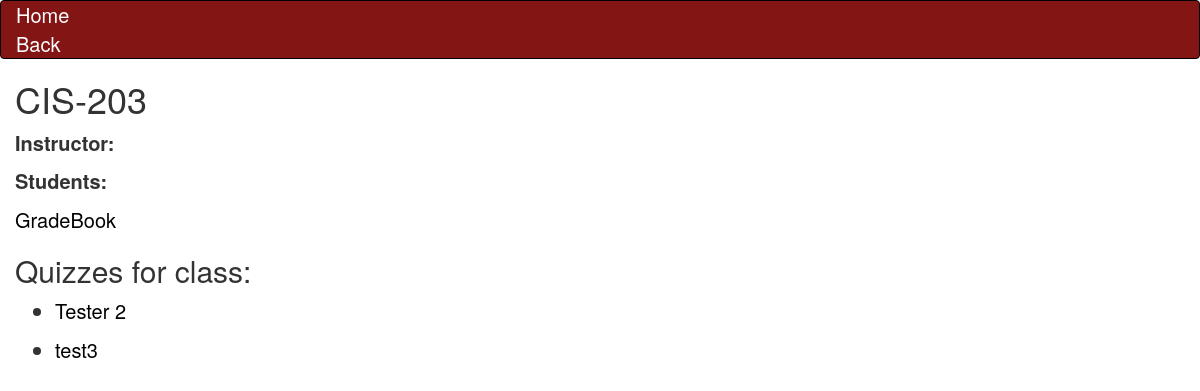
Before: /class_list/4 with the older database file.
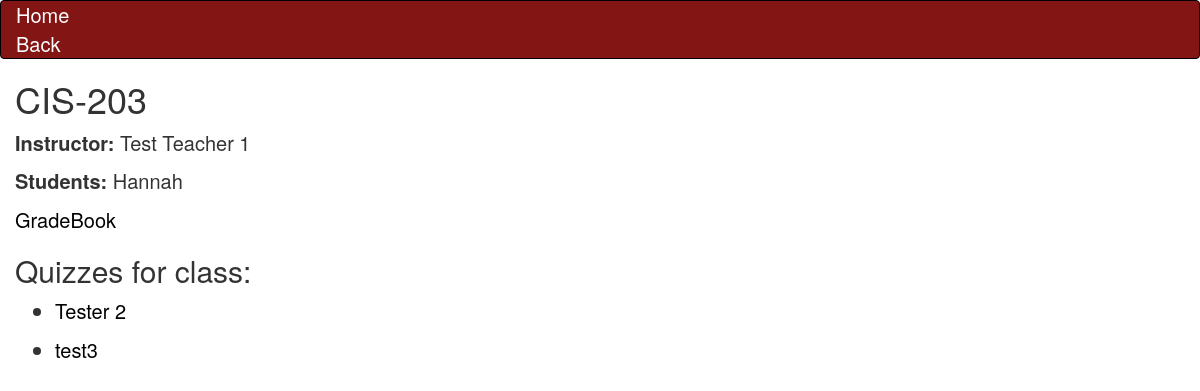
After: the same page with the newer database file.
### quiz_home/models.py (models this page shows, shortened)
class Class(models.Model):
    name = models.CharField(max_length=100)
    gradebook = models.ForeignKey(Grade, on_delete=models.CASCADE, default=1)
    gradebook = models.ForeignKey(Grade, on_delete=models.CASCADE, default=1)
    quizzes = models.ManyToManyField(Quiz)
    class Meta:
        verbose_name_plural = "classes"

class Grade(models.Model):
    name = models.CharField(max_length=100)
    grade = models.IntegerField()
    class Meta:
        verbose_name_plural = "grades"
    def __str__(self):
        return self.name

class Quiz(models.Model):
    name = models.CharField(max_length=100)
    course = models.CharField(max_length=100)
    startDate = models.DateField(help_text="Set the date for when you want this quiz to open:", null=True)
    endDate = models.DateField(help_text="Set the date for when you want this quiz to close:", blank = True, null=True)
    class Meta:
        verbose_name_plural = "quizzes"
        ordering = ["-endDate"]

class Teacher(models.Model):
    name = models.CharField(max_length=100)
    tid = models.CharField('Teacher ID',max_length=12,primary_key=True)
    classes = models.ManyToManyField(Class)
    def __str__(self):
        return self.name

class Student(models.Model):
    name = models.CharField(max_length=100)
    sid = models.CharField('Student ID',max_length=12,primary_key=True)
    classes = models.ManyToManyField(Class)
    class Meta:
        verbose_name = 'Student'
        verbose_name_plural = 'Students'
    def __str__(self):
        return self.name

### quiz_home/views.py (the view)
# urls.py: path('class_list/<int:class_id>', views.ClassDetailView, name='class_detail'),
def ClassDetailView(request, class_id):
    this_class = Class.objects.get(id=class_id)
    instructor = Teacher.objects.filter(classes=this_class)
    roster = Student.objects.filter(classes=this_class)
    context = {
        'class': this_class,
        'instructor': instructor,
        'roster': roster,
    }
    return render(request, 'class_detail.html', context)

### quiz_home/templates/class_detail.html
{% extends "base_generic.html" %}
{% block content %}
<h1>{{class.name}}</h1>
<p><strong>Instructor:</strong> {{ instructor.all|join:", " }}</p>
<p><strong>Students: </strong> {{ roster.all|join:", " }}</p>
<a href="{% url 'grade_list' class.gradebook.pk %}" > {{class.gradebook}} </a>
<h2>Quizzes for class: </h2>
<ul>
    {% for quiz in class.quizzes.all %}
    <li>
      <p>
        <a href="{% url 'quiz-detail' quiz.pk %}" > {{quiz.name}} </a>
      </p>
    </li>
    {% endfor %}
    </ul>
{% endblock %}

### quiz_home/templates/base_generic.html (shortened to what this page needs)
<!DOCTYPE html>
<html lang="en">
<head>
  <link rel="stylesheet" href="https://maxcdn.bootstrapcdn.com/bootstrap/3.3.7/css/bootstrap.min.css">
  {% load static %}
  <link rel="stylesheet" href="{% static 'css/styles.css' %}">
</head>
<body>
    <nav class="navbar navbar-expand-sm bg-light">
        <div class="container-fluid">
            <li class="nav-item">
                <a class="nav-link" href="{% url 'index' %}">Home</a>
            </li>
            <a href="{{ request.META.HTTP_REFERER }}" class="nav-link" class>Back</a>
        </div>
    </nav>
  <div class="col-sm-10 ">
  {% block content %}{% endblock %}
  </div>
</body>
</html>

### quiz_home/static/css/styles.css (style rules this page uses)
body { width: 100%; font-size: 20px; }
a { color: black; }
.nav-link { color: white; }
.nav-item { display:block; color:white; justify-content: center; width: 50%; }
.navbar { background-color: #831515; margin:0%; padding: 0%; border: 1px solid rgb(0, 0, 0); }

Changed rows visible on the page:
added Teacher: all "Test Teacher 1"
added Student: all "Hannah"
